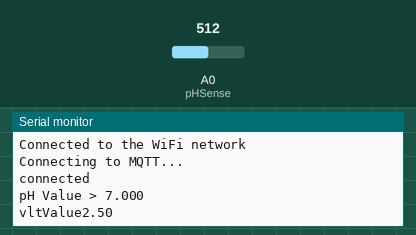
A sketch run on a simulated ESP8266 (NodeMCU). Parts: the last lines printed to the serial monitor. Inputs (shaded band) come from the test bench; at power-on: A0 (pHSense) = 512. WiFi joins after 1.5 s; servers stay silent unless stated; no MQTT or app messages arrive unless stated.

Above: at 2.7 s.
2.8 s: A0 (pHSense) set to 716
At 5.8 s:
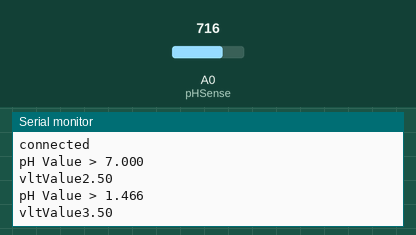
6.6 s: A0 (pHSense) set to 900
At 8.2 s:
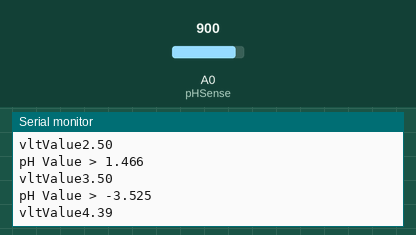
Timing chart, 0 to 9.7 s (numbered marks = the images above; inputs shaded):
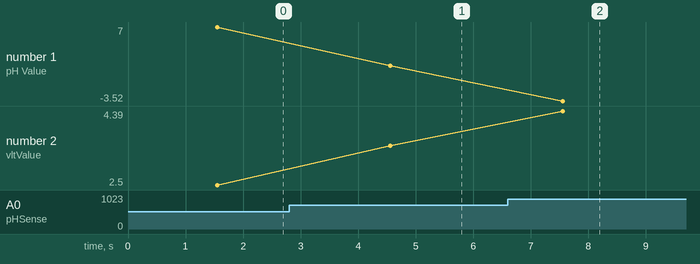

The sketch:

phsensorwithmcu.ino
```cpp
#include <Wire.h>
#include <PubSubClient.h>
#include <ESP8266WiFi.h>
const char* ssid = "AshokJoshi";              // wifi ssid
const char* password =  "Atreya$321";         // wifi password
const char* mqttServer = "192.168.1.204";    // IP adress Raspberry Pi
const int mqttPort = 1883;                  // port number of mqtt
//const char* mqttUser = "username";      // if you don't have MQTT Username, no need input
//const char* mqttPassword = "12345678";  // if you don't have MQTT Password, no need input

WiFiClient client1;
PubSubClient client(client1);
int pHSense = A0;

void setup() {
  {
  Serial.begin(115200);
  WiFi.begin(ssid, password);// connect to wifi
  while (WiFi.status() != WL_CONNECTED) {
    delay(500);
    Serial.println("Connecting to WiFi..");
  }
  Serial.println("Connected to the WiFi network");
  client.setServer(mqttServer, mqttPort); //Connecting to mqtt server

  while (!client.connected()) {
   Serial.println("Connecting to MQTT...");

    if (client.connect("ESP8266Client")) {

      Serial.println("connected");
    } else
    {
      Serial.print("failed with state ");
      Serial.print(client.state());
      delay(2000);
    }
  }
  }}


void loop(){
    int measuringVal = analogRead(pHSense);// reading from ph sensor from pin A0

    double vltValue = (5/1024.0 * measuringVal); //  converting anlog value to voltage

    float P0 = 7 + ((2.5 - vltValue) / 0.18);// converting  voltage  to Digital value
    Serial.print("");
    Serial.print("pH Value > ");
    Serial.println(P0,3);// ph display


    Serial.print("vltValue");// voltage display
    Serial.println(vltValue,2);

    client.publish("ph01", String(P0).c_str()); // publishing ph snesor data on the topic "ph01"
    delay(3000);
}
```

Measured:
- after the input at 2.8 s, the serial monitor: prints a new line after 1.8 s (image 1)
- after the input at 6.6 s, the serial monitor: prints a new line after 0.96 s (image 2)
- plotted number 1: 7 → 1.47 after the input at 2.8 s, 1.47 → -3.52 after the input at 6.6 s
- plotted number 2: 2.5 → 3.5 after the input at 2.8 s, 3.5 → 4.39 after the input at 6.6 s
